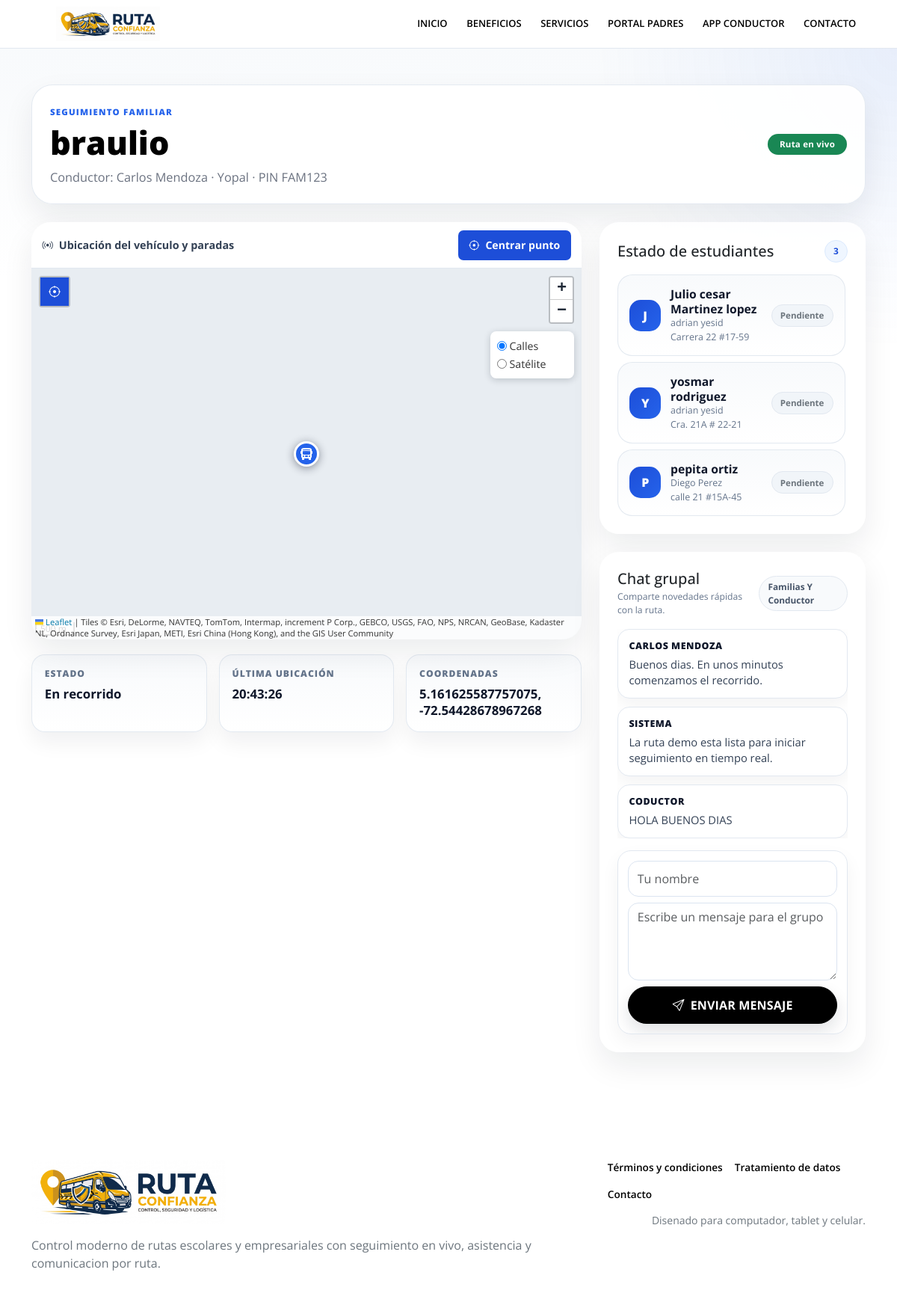
Before: /tracking/ruta/FAM123 (signed in) with the older database file.
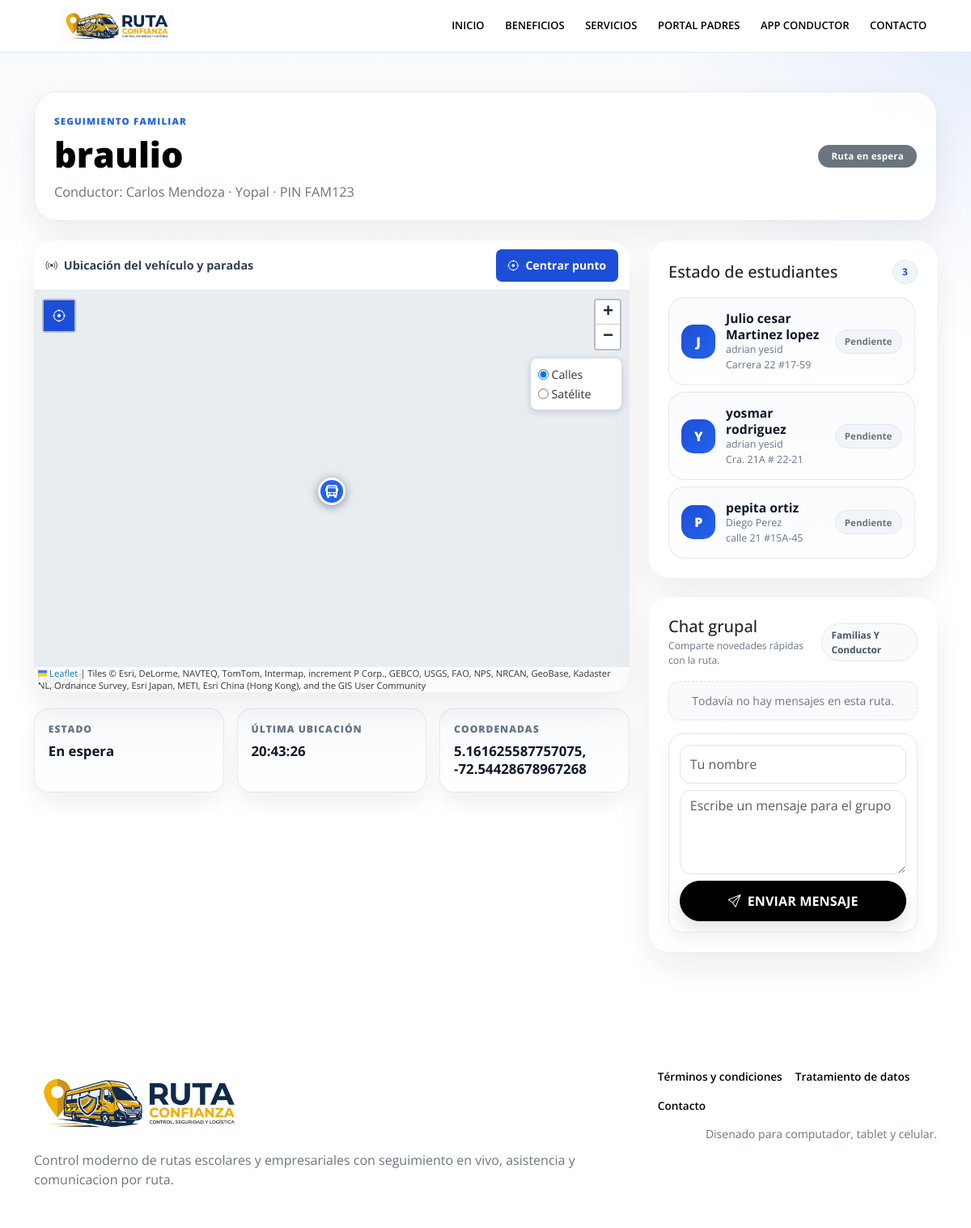
After: the same page with the newer database file.
### app/models.py (models this page shows, shortened)
class TimestampMixin:
    created_at = db.Column(db.DateTime, nullable=False, default=datetime.utcnow)
    updated_at = db.Column(db.DateTime, nullable=False, default=datetime.utcnow, onupdate=datetime.utcnow)

class Ruta(TimestampMixin, db.Model):
    __tablename__ = "rutas"
    id = db.Column(db.Integer, primary_key=True)
    conductor_id = db.Column(db.Integer, db.ForeignKey("conductores.id"), nullable=False, index=True)
    nombre = db.Column(db.String(120), nullable=False)
    codigo = db.Column(db.String(30), unique=True, nullable=False)
    ciudad = db.Column(db.String(80), nullable=True)
    descripcion = db.Column(db.Text, nullable=True)
    origen = db.Column(db.String(150), nullable=True)
    origen_latitud = db.Column(db.Float, nullable=True)
    origen_longitud = db.Column(db.Float, nullable=True)
    destino = db.Column(db.String(150), nullable=True)
    destino_latitud = db.Column(db.Float, nullable=True)
    destino_longitud = db.Column(db.Float, nullable=True)
    horario_salida = db.Column(db.String(30), nullable=True)
    horario_regreso = db.Column(db.String(30), nullable=True)
    pin_acceso = db.Column(db.String(10), unique=True, nullable=False, index=True)
    activa = db.Column(db.Boolean, nullable=False, default=True)
    recorrido_activo = db.Column(db.Boolean, nullable=False, default=False)
    inicio_recorrido_en = db.Column(db.DateTime, nullable=True)
    fin_recorrido_en = db.Column(db.DateTime, nullable=True)
    latitud_actual = db.Column(db.Float, nullable=True)
    longitud_actual = db.Column(db.Float, nullable=True)
    precision_actual = db.Column(db.Float, nullable=True)
    velocidad_actual = db.Column(db.Float, nullable=True)
    rumbo_actual = db.Column(db.Float, nullable=True)
    ultima_ubicacion_en = db.Column(db.DateTime, nullable=True)
    estudiantes = db.relationship("Estudiante", backref="ruta", lazy=True, cascade="all, delete-orphan")
    asistencias = db.relationship("Asistencia", backref="ruta", lazy=True, cascade="all, delete-orphan")
    mensajes = db.relationship("MensajeChat", backref="ruta", lazy=True, cascade="all, delete-orphan")
    ubicaciones = db.relationship("UbicacionRuta", backref="ruta", lazy=True, cascade="all, delete-orphan")

class Conductor(TimestampMixin, db.Model):
    __tablename__ = "conductores"
    id = db.Column(db.Integer, primary_key=True)
    nombres = db.Column(db.String(80), nullable=False)
    apellidos = db.Column(db.String(80), nullable=False)
    documento = db.Column(db.String(30), unique=True, nullable=False)
    telefono = db.Column(db.String(25), nullable=False)
    email = db.Column(db.String(120), unique=True, nullable=False)
    password_hash = db.Column(db.String(255), nullable=True)
    pregunta_seguridad = db.Column(db.String(180), nullable=True)
    respuesta_seguridad_hash = db.Column(db.String(255), nullable=True)
    nombre_vehiculo = db.Column(db.String(100), nullable=False)
    placa_vehiculo = db.Column(db.String(15), unique=True, nullable=False)
    capacidad_vehiculo = db.Column(db.Integer, nullable=True)
    color_vehiculo = db.Column(db.String(40), nullable=True)
    ciudad = db.Column(db.String(80), nullable=True)
    descripcion_publica = db.Column(db.Text, nullable=True)
    foto_url = db.Column(db.String(255), nullable=True)
    visible_en_directorio = db.Column(db.Boolean, nullable=False, default=False)
    activo = db.Column(db.Boolean, nullable=False, default=True)
    gps_habilitado = db.Column(db.Boolean, nullable=False, default=False)
    estado_suscripcion = db.Column(
        db.Enum(EstadoSuscripcion),
        nullable=False,
        default=EstadoSuscripcion.PENDIENTE,
    )
    suscripcion_inicia_en = db.Column(db.DateTime, nullable=True)
    suscripcion_vence_en = db.Column(db.DateTime, nullable=True)
    rutas = db.relationship("Ruta", backref="conductor", lazy=True, cascade="all, delete-orphan")
    suscripciones = db.relationship("SuscripcionConductor", backref="conductor", lazy=True, cascade="all, delete-orphan")
    mensajes = db.relationship("MensajeChat", backref="conductor_autor", lazy=True)
    @property
    def nombre_completo(self):
        return f"{self.nombres} {self.apellidos}".strip()

class Estudiante(TimestampMixin, db.Model):
    __tablename__ = "estudiantes"
    id = db.Column(db.Integer, primary_key=True)
    ruta_id = db.Column(db.Integer, db.ForeignKey("rutas.id"), nullable=False, index=True)
    nombres = db.Column(db.String(80), nullable=False)
    apellidos = db.Column(db.String(80), nullable=False)
    documento = db.Column(db.String(30), unique=True, nullable=True)
    institucion = db.Column(db.String(120), nullable=True)
    grado = db.Column(db.String(40), nullable=True)
    direccion = db.Column(db.String(180), nullable=True)
    barrio = db.Column(db.String(80), nullable=True)
    ciudad = db.Column(db.String(80), nullable=True)
    referencia_direccion = db.Column(db.String(180), nullable=True)
    latitud = db.Column(db.Float, nullable=True)
    longitud = db.Column(db.Float, nullable=True)
    orden_parada = db.Column(db.Integer, nullable=True)
    acudiente_nombre = db.Column(db.String(120), nullable=False)
    acudiente_telefono = db.Column(db.String(25), nullable=False)
    acudiente_email = db.Column(db.String(120), nullable=True)
    activo = db.Column(db.Boolean, nullable=False, default=True)
    asistencias = db.relationship("Asistencia", backref="estudiante", lazy=True, cascade="all, delete-orphan")
    @property
    def nombre_completo(self):
        return f"{self.nombres} {self.apellidos}".strip()

class MensajeChat(TimestampMixin, db.Model):
    __tablename__ = "mensajes_chat"
    id = db.Column(db.Integer, primary_key=True)
    ruta_id = db.Column(db.Integer, db.ForeignKey("rutas.id"), nullable=False, index=True)
    conductor_id = db.Column(db.Integer, db.ForeignKey("conductores.id"), nullable=True, index=True)
    remitente_tipo = db.Column(db.Enum(TipoRemitenteChat), nullable=False)
    remitente_nombre = db.Column(db.String(120), nullable=False)
    contenido = db.Column(db.Text, nullable=False)

### app/tracking/routes.py (the view)
@tracking_bp.route("/ruta/<pin>")
def sala_ruta(pin):
    ruta = Ruta.query.filter_by(pin_acceso=pin, activa=True).first_or_404()
    asistencias_hoy = {
        asistencia.estudiante_id: asistencia
        for asistencia in Asistencia.query.filter_by(
            ruta_id=ruta.id,
            fecha_operacion=date.today(),
        ).all()
    }
    mensajes_recientes = list(
        reversed(
            MensajeChat.query.filter_by(ruta_id=ruta.id)
            .order_by(MensajeChat.created_at.desc())
            .limit(20)
            .all()
        )
    )
    return render_template(
        "tracking/sala.html",
        ruta=ruta,
        asistencias_hoy=asistencias_hoy,
        mensajes_recientes=mensajes_recientes,
        map_defaults={
            "lat": ruta.latitud_actual if ruta.latitud_actual is not None else current_app.config["MAP_DEFAULT_LAT"],
            "lng": ruta.longitud_actual if ruta.longitud_actual is not None else current_app.config["MAP_DEFAULT_LNG"],
            "zoom": current_app.config["MAP_DEFAULT_ZOOM"],
        },
    )

### app/templates/tracking/sala.html (shortened to what this page needs)
{% extends "base.html" %}
{% block content %}
<section class="tracking-live tracking-live--modern py-4 py-lg-5">
    <div class="container">
        <div class="tracking-live__hero tracking-live__hero-card mb-4">
            <div class="tracking-live__hero-copy">
                <span class="tracking-live__eyebrow">Seguimiento familiar</span>
                <h1 class="tracking-live__title mb-2">{{ ruta.nombre }}</h1>
                <p class="tracking-live__meta mb-0">Conductor: {{ ruta.conductor.nombre_completo if ruta.conductor else "No asignado" }} · {{ ruta.ciudad or "Ciudad pendiente" }} · PIN {{ ruta.pin_acceso }}</p>
            </div>
            <span id="routeStatusBadge" class="tracking-live__badge badge rounded-pill px-3 py-2 text-bg-{% if ruta.recorrido_activo %}success{% else %}secondary{% endif %}">
                {% if ruta.recorrido_activo %}Ruta en vivo{% else %}Ruta en espera{% endif %}
            </span>
        </div>
        <div class="row g-4 align-items-start">
            <div class="col-xl-8">
                <div class="card border-0 shadow-soft tracking-live__map-card overflow-hidden">
                    <div class="map-toolbar">
                        <span class="map-toolbar-title"><i class="bi bi-broadcast me-2"></i>Ubicación del vehículo y paradas</span>
                        <button class="btn map-center-button js-map-center" type="button"
                            data-map-target="trackingMap"
                            {% if ruta.latitud_actual is none or ruta.longitud_actual is none %}disabled{% endif %}>
                            <i class="bi bi-crosshair me-2"></i>Centrar punto
                        </button>
                    </div>
                    <div id="trackingMap" class="tracking-map"
                        data-ruta-id="{{ ruta.id }}"
                        data-pin="{{ ruta.pin_acceso }}"
                        data-lat="{{ map_defaults.lat }}"
                        data-lng="{{ map_defaults.lng }}"
                        data-has-location="{{ 'true' if ruta.latitud_actual is not none and ruta.longitud_actual is not none else 'false' }}"
                        data-zoom="{{ map_defaults.zoom }}"></div>
                </div>
                <div class="row g-3 mt-1 tracking-live__status-row">
                    <div class="col-md-4">
                        <div class="status-card tracking-live__status-card tracking-live__status-card--modern">
                            <span>Estado</span>
                            <strong id="liveRouteState">{% if ruta.recorrido_activo %}En recorrido{% else %}En espera{% endif %}</strong>
                        </div>
                    </div>
                    <div class="col-md-4">
                        <div class="status-card tracking-live__status-card tracking-live__status-card--modern">
                            <span>Última ubicación</span>
                            <strong id="lastUpdateAt">{{ ruta.ultima_ubicacion_en.strftime('%H:%M:%S') if ruta.ultima_ubicacion_en else "Sin datos" }}</strong>
                        </div>
                    </div>
                    <div class="col-md-4">
                        <div class="status-card tracking-live__status-card tracking-live__status-card--modern">
                            <span>Coordenadas</span>
                            <strong id="liveCoordinates">{{ ruta.latitud_actual or map_defaults.lat }}, {{ ruta.longitud_actual or map_defaults.lng }}</strong>
                        </div>
                    </div>
                </div>
            </div>
            <div class="col-xl-4">
                <div class="card border-0 shadow-soft tracking-live__panel tracking-live__panel--modern mb-4">
                    <div class="card-body p-4">
                        <div class="tracking-live__panel-head">
                            <h2 class="h5 mb-0">Estado de estudiantes</h2>
                            <span class="tracking-live__count">{{ ruta.estudiantes|length }}</span>
                        </div>
                        <div id="attendanceFeed" class="d-grid gap-2">
                            {% for estudiante in ruta.estudiantes %}
                            {% set asistencia = asistencias_hoy.get(estudiante.id) %}
                            {% set estado = asistencia.estado.value if asistencia else "pendiente" %}
                            <div class="attendance-live-item tracking-student" data-student-id="{{ estudiante.id }}" data-estado="{{ estado }}">
                                <span class="tracking-student__avatar">{{ estudiante.nombre_completo[:1]|upper }}</span>
                                <div class="tracking-student__copy">
                                    <strong>{{ estudiante.nombre_completo }}</strong>
                                    <small>{{ estudiante.acudiente_nombre }}</small>
                                    <small>{{ estudiante.direccion or "Direccion pendiente" }}</small>
                                </div>
                                <span class="text-secondary small js-attendance-status">{{ estado }}</span>
                            </div>
                            {% else %}
                            <div class="empty-state p-3">
                                <p class="text-secondary mb-0">Aún no hay estudiantes cargados para esta ruta.</p>
                            </div>
                            {% endfor %}
                        </div>
                    </div>
                </div>
                <div class="card border-0 shadow-soft tracking-live__panel tracking-live__panel--modern">
                    <div class="card-body p-4">
                        <div class="tracking-live__panel-head">
                            <div class="tracking-live__chat-heading">
                                <h2 class="h5 mb-0">Chat grupal</h2>
                                <small class="tracking-live__chat-subtitle">Comparte novedades rápidas con la ruta.</small>
                            </div>
                            <span class="tracking-live__helper">Familias y conductor</span>
                        </div>
                        <div id="chatMessages" class="chat-box tracking-live__chat-feed mb-3">
                            {% for mensaje in mensajes_recientes %}
                            <div class="chat-message" data-author="{{ mensaje.remitente_nombre[:1]|upper }}">
                                <strong class="chat-message__author">{{ mensaje.remitente_nombre }}</strong>
                                <p class="chat-message__body mb-0">{{ mensaje.contenido }}</p>
                            </div>
                            {% else %}
                            <div class="text-secondary small chat-box__empty">Todavía no hay mensajes en esta ruta.</div>
                            {% endfor %}
                        </div>
                        <form id="chatForm" class="d-grid gap-2 tracking-live__chat-form" data-ruta-id="{{ ruta.id }}" data-pin="{{ ruta.pin_acceso }}" data-remitente-tipo="padre">
                            <input id="chatSender" class="form-control" placeholder="Tu nombre" autocomplete="name" required>
                            <textarea id="chatMessage" class="form-control" rows="3" placeholder="Escribe un mensaje para el grupo" required></textarea>
                            <button class="btn btn-primary rounded-pill" type="submit"><i class="bi bi-send me-2"></i>Enviar mensaje</button>
                        </form>
                    </div>
                </div>
            </div>
        </div>
    </div>
</section>
{% endblock %}

Changed rows visible on the page:
removed MensajeChat: remitente_nombre "CARLOS MENDOZA", contenido "Buenos dias. En unos minutos comenzamos el recorrido."
removed MensajeChat: remitente_nombre "SISTEMA", contenido "La ruta demo esta lista para iniciar seguimiento en tiempo real."
removed MensajeChat: remitente_nombre "CODUCTOR", contenido "HOLA BUENOS DIAS"
changed Ruta "braulio": recorrido_activo True → False (drawn)
Other visible differences:
text no longer shown: "Ruta en vivo En recorrido"
text now shown: "Ruta en espera En espera Todavía no hay mensajes en esta ruta."
